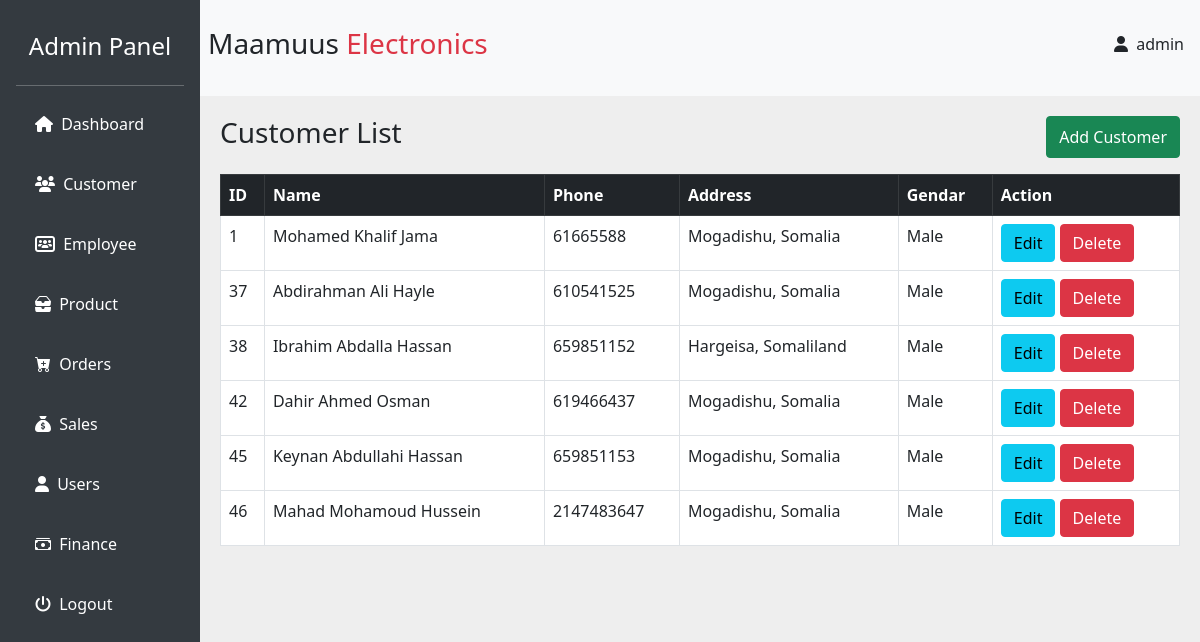
/customer.php (signed in), run on the app's committed database.
### tables this page shows
CREATE TABLE `customer` (
  `id` int(20) NOT NULL,
  `name` varchar(50) NOT NULL,
  `phone` int(40) NOT NULL,
  `address` varchar(40) NOT NULL,
  `gender` varchar(20) NOT NULL
);

### customer.php (the view, shortened to what this page needs)
<?php include("./src/connection.php") ?>
<?php include("./src/sidebar.php")?>
    <div class="content d-flex flex-column">
      <nav class="navbar navbar-expand-lg navbar-light">
        <?php include ("./src/header.php");?>
      <div class="main-content">
        <div class="d-flex flex-row justify-content-between">
          <h3>Customer List </h3>
          <button type="button" class="btn btn-success" data-bs-toggle="modal" data-bs-target="#insertModal">
          Add Customer
        </button>
        </div>
        <table class='table my-3 table-bordered bg-white'>
                 <tr class='table-dark '>
                  <th>ID</th>
                  <th>Name</th>
                  <th>Phone</th>
                  <th>Address</th>
                  <th>Gendar</th>
                  <th>Action</th>
                </tr>
          <?php
          $sql = "SELECT id, name, phone, address, gender FROM customer";
          $result = $conn->query($sql);
          while ($row = $result->fetch_assoc()) {
            ?>
                         <tr>
                            <td><?php echo $row["id"]?></td>
                            <td><?php echo $row["name"]?></td>
                            <td><?php echo $row["phone"]?></td>
                            <td><?php echo $row["address"]?></td>
                            <td><?php echo $row["gender"]?></td>
                            <td>
                              <a href="./editCustomer.php?id=<?php echo $row["id"] ?>&name=<?php echo $row["name"]?>&phone=<?php echo $row["phone"] ?>&address=<?php echo $row["address"]?>&gender=<?php echo $row["gender"]?> " class="btn btn-info">Edit</a>
                              <a href="./customerDel.php?id=<?php echo $row["id"] ?>" class="btn btn-danger">Delete</a>
                            </td>
                         </tr>
                    <?php }?>
                   </table>
      </div>
    </div>
    <?php include("./src/footer.php")?>

### src/sidebar.php (shortened to what this page needs)
<!DOCTYPE html>
<html lang="en">
  <head>
    <link rel="stylesheet" href="./bootstrap/css/bootstrap.min.css" />
   <link rel="stylesheet" href="https://cdn.jsdelivr.net/npm/bootstrap-icons@1.3.0/font/bootstrap-icons.css">
    <link rel="stylesheet" href="./src/style.css" />
    <link
      rel="stylesheet"
      href="https://cdnjs.cloudflare.com/ajax/libs/font-awesome/6.5.2/css/all.min.css"
    />
  </head>
  <body>
    <div class="sidebar d-flex flex-column p-3">
      <h4 class="text-center pt-3 ">Admin Panel</h4>
      <hr />
      <ul class="nav flex-column">
        <li class="nav-item mb-3">
          <a class="nav-link" href="./Dashboard.php"><i class="fa-solid fa-house m-1"></i> Dashboard</a>
        </li>
        <li class="nav-item mb-3">
          <a class="nav-link" href="./customer.php"><i class="fa-solid fa-users m-1"></i> Customer</a>
        </li>
        <li class="nav-item mb-3">
          <a class="nav-link" href="./employee.php"><i class="fa-solid fa-users-rectangle m-1"></i> Employee</a>
        </li>
        <li class="nav-item mb-3">
          <a class="nav-link" href="./products.php"><i class="bi bi-inboxes-fill m-1"></i> Product</a>
        </li>
        <li class="nav-item mb-3">
          <a class="nav-link" href="./orders.php"><i class="bi bi-cart-plus-fill m-1"></i> Orders</a>
        </li>
        <li class="nav-item mb-3">
          <a class="nav-link" href="./sales.php"><i class="fa-solid fa-sack-dollar m-1"></i> Sales</a>
        </li>
        <li class="nav-item mb-3">
          <a class="nav-link" href="./users.php"><i class="fa-solid fa-user m-1"></i> Users</a>
        </li>
        <li class="nav-item mb-3">
          <a class="nav-link" href="./finance.php"><i class="bi bi-cash-stack m-1"></i> Finance</a>
        </li>
        <li class="nav-item mb-3">
          <a class="nav-link" href="./logOut.php"><i class="fa-solid fa-power-off m-1"></i> Logout</a>
        </li>
      </ul>
    </div>

### src/header.php
  <div class="container-fluid p-2">
    <h3>Maamuus <span class="text-danger">Electronics</span></h3>
    <div class="navbar" id="navbarNav">
      <ul class="navbar-nav ms-auto p-2">
        <li class="d-flex flex-row justify-content-center align-items-center">
          <h6><i class="fa-solid fa-user m-1"></i></i> <?php echo $_SESSION['username'];?></h6>
        </li>
      </ul>
    </div>
  </div>
</nav>

### src/footer.php
</body>
</html>

### src/style.css (style rules this page uses)
body { display: flex; height: 100vh; overflow: hidden; background-color: #eee; }
.sidebar { width: 200px; background: #343a40; color: white; flex-shrink: 0; }
.sidebar a { color: white; text-decoration: none; padding: 10px 15px; display: block; }
.content { flex-grow: 1; overflow-y: auto; }
.navbar { background: #f8f9fa; flex-shrink: 0; }
.main-content { padding: 20px; }

### data on the page
customer: id "1", name "Mohamed Khalif Jama", phone "61665588", address "Mogadishu, Somalia", gender "Male"
customer: id "37", name "Abdirahman Ali Hayle", phone "610541525", address "Mogadishu, Somalia", gender "Male"
customer: id "38", name "Ibrahim Abdalla Hassan", phone "659851152", address "Hargeisa, Somaliland", gender "Male"
customer: id "42", name "Dahir Ahmed Osman", phone "619466437", address "Mogadishu, Somalia", gender "Male"
customer: id "45", name "Keynan Abdullahi Hassan", phone "659851153", address "Mogadishu, Somalia", gender "Male"
customer: id "46", name "Mahad Mohamoud Hussein", phone "2147483647", address "Mogadishu, Somalia", gender "Male"

### other printed values
$_SESSION['username'] "admin"
